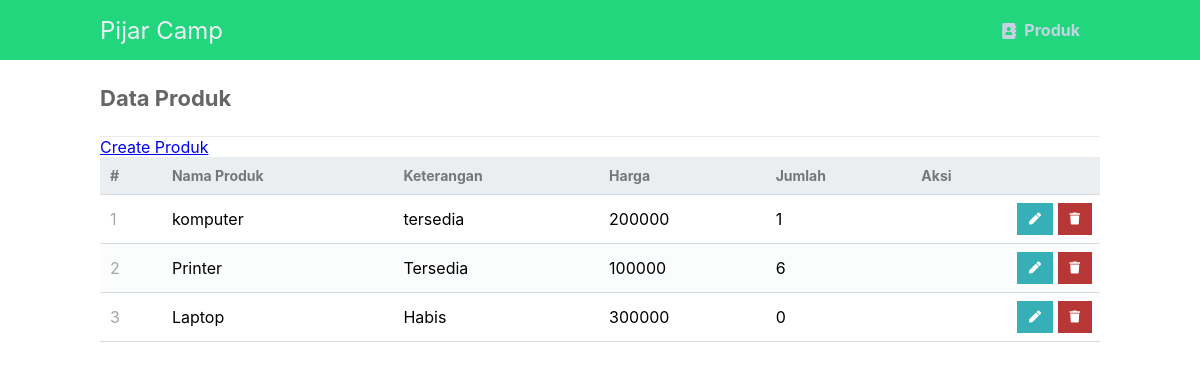
/produk.php, run on the app's committed database.
### tables this page shows
CREATE TABLE `produk` (
  `idproduk` int(191) NOT NULL,
  `nama_produk` varchar(191) NOT NULL,
  `keterangan` varchar(191) NOT NULL,
  `harga` int(191) NOT NULL,
  `jumlah` int(191) NOT NULL
);

### produk.php (the view, shortened to what this page needs)
<?php
include 'functions.php';
$pdo = pdo_connect_mysql();
$page = isset($_GET['page']) && is_numeric($_GET['page']) ? (int)$_GET['page'] : 1;
$records_per_page = 5;
$stmt = $pdo->prepare('SELECT * FROM produk ORDER BY idproduk LIMIT :current_page, :record_per_page');
$stmt->bindValue(':current_page', ($page-1)*$records_per_page, PDO::PARAM_INT);
$stmt->bindValue(':record_per_page', $records_per_page, PDO::PARAM_INT);
$stmt->execute();
$produk = $stmt->fetchAll(PDO::FETCH_ASSOC);
?>
<?=template_header('Read')?>
<div class="content read">
	<h2>Data Produk</h2>
	<a href="create.php" class="create-karyawan">Create Produk</a>
	<table>
        <thead>
            <tr>
                <td>#</td>
                <td>Nama Produk</td>
                <td>Keterangan</td>
                <td>Harga</td>
                <td>Jumlah</td>
                <td>Aksi</td>
            </tr>
        </thead>
        <tbody>
            <?php foreach ($produk as $produk): ?>
            <tr>
                <td><?=$produk['idproduk']?></td>
                <td><?=$produk['nama_produk']?></td>
                <td><?=$produk['keterangan']?></td>
                <td><?=$produk['harga']?></td>
                <td><?=$produk['jumlah']?></td>
                <td class="actions">
                    <a href="update.php?idproduk=<?=$produk['idproduk']?>" class="edit"><i class="fas fa-pen fa-xs"></i></a>
                    <a href="delete.php?idproduk=<?=$produk['idproduk']?>" class="trash"><i class="fas fa-trash fa-xs"></i></a>
                </td>
            </tr>
            <?php endforeach; ?>
        </tbody>
    </table>
</div>
<?=template_footer()?>

### functions.php (shortened to what this page needs)
<?php
function template_header($title) {
echo <<<EOT
<!DOCTYPE html>
<html>
	<head>
		<meta charset="utf-8">
		<title>$title</title>
		<link href="style.css" rel="stylesheet" type="text/css">
		<link rel="stylesheet" href="https://use.fontawesome.com/releases/v5.7.1/css/all.css">
	</head>
	<body>
    <nav class="navtop">
    	<div>
    		<h1>Pijar Camp</h1>
			<a href="produk.php"><i class="fas fa-address-book"></i>Produk</a>
    	</div>
    </nav>
EOT;
}
function template_footer() {
echo <<<EOT
    </body>
</html>
EOT;
}
?>

### style.css (style rules this page uses)
* { box-sizing: border-box; font-family: -apple-system, BlinkMacSystemFont, "segoe ui", roboto, oxygen, ubuntu, cantarell, "fira sans", "droid sans", "helvetica neue", Arial, sans-serif; font-size: 16px; -webkit-font-smoothing: antialiased; -moz-osx-font-smoothing: grayscale; }
body { background-color: #FFFFFF; margin: 0; }
.navtop { background-color: #21d67c; height: 60px; width: 100%; border: 0; }
.navtop div { display: flex; margin: 0 auto; width: 1000px; height: 100%; }
.navtop div h1, .navtop div a { display: inline-flex; align-items: center; }
.navtop div h1 { flex: 1; font-size: 24px; padding: 0; margin: 0; color: #ecf0f6; font-weight: normal; }
.navtop div a { padding: 0 20px; text-decoration: none; color: #c5d2e5; font-weight: bold; }
.navtop div a i { padding: 2px 8px 0 0; }
.content { width: 1000px; margin: 0 auto; }
.content h2 { margin: 0; padding: 25px 0; font-size: 22px; border-bottom: 1px solid #ebebeb; color: #666666; }
.read table { width: 100%; padding-top: 30px; border-collapse: collapse; }
.read table thead { background-color: #ebeef1; border-bottom: 1px solid #d3dae0; }
.read table thead td { padding: 10px; font-weight: bold; color: #767779; font-size: 14px; }
.read table tbody tr { border-bottom: 1px solid #d3dae0; }
.read table tbody tr:nth-child(even) { background-color: #fbfcfc; }
.read table tbody tr td { padding: 10px; }
.read table tbody tr td:nth-child(1) { color: #a5a7a9; }
.read table tbody tr td.actions { padding: 8px; text-align: right; }
.read table tbody tr td.actions .edit, .read table tbody tr td.actions .trash { display: inline-flex; text-align: right; text-decoration: none; color: #FFFFFF; padding: 10px 12px; }
.read table tbody tr td.actions .trash { background-color: #b73737; }
.read table tbody tr td.actions .edit { background-color: #37afb7; }

### data on the page
produk: idproduk "1", nama_produk "komputer", keterangan "tersedia", harga "200000", jumlah "1"
produk: idproduk "2", nama_produk "Printer", keterangan "Tersedia", harga "100000", jumlah "6"
produk: idproduk "3", nama_produk "Laptop", keterangan "Habis", harga "300000", jumlah "0"
